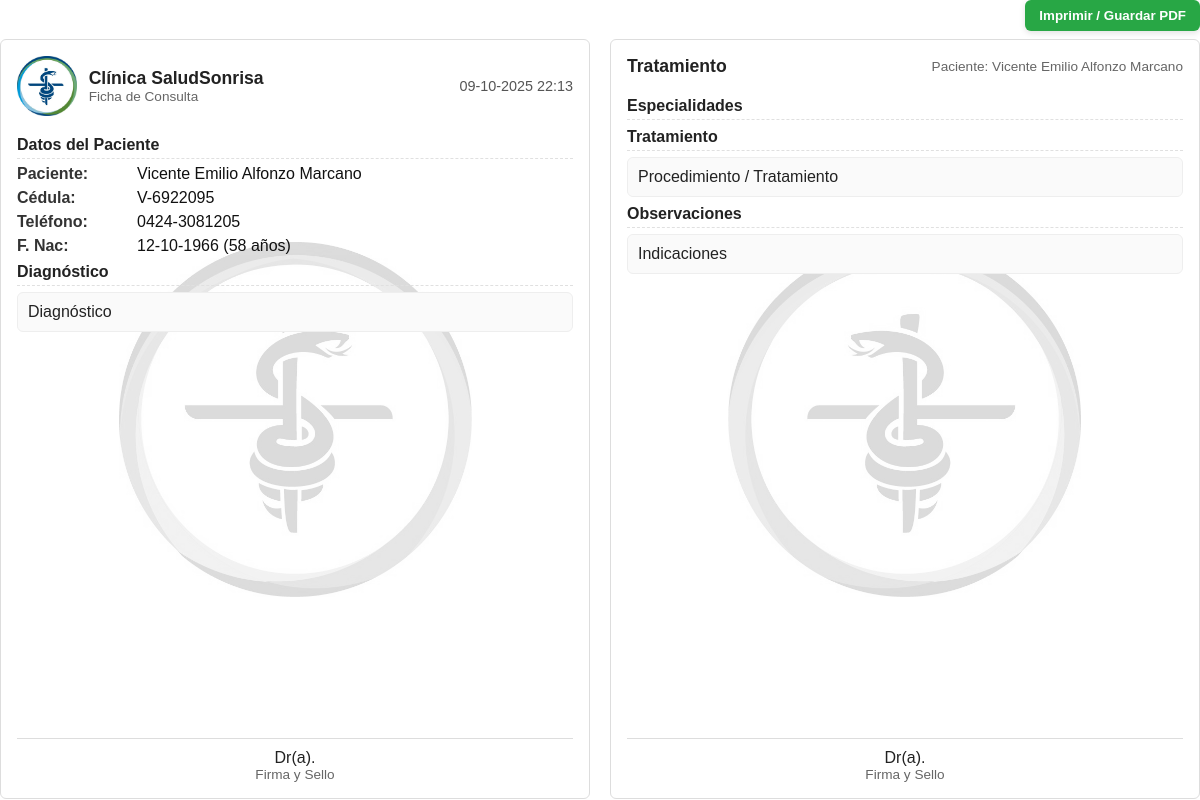
The app's page /formatos/recipe.php?id=23 (signed in) with its own data.
### tables this page shows
CREATE TABLE `consultas`  (
  `id` int NOT NULL AUTO_INCREMENT,
  `paciente_id` int NOT NULL,
  `especialista_id` int NOT NULL,
  `fecha_consulta` datetime NULL DEFAULT NULL,
  `diagnostico` text NULL,
  `tratamiento` text NULL,
  `observaciones` text NULL,
  `proceso_id` int NULL DEFAULT NULL,
  `duracion_min` int NULL DEFAULT NULL,
  `costo_estimado` decimal(10, 2) NULL DEFAULT NULL,
  PRIMARY KEY (`id`) USING BTREE,
  INDEX `paciente_id`(`paciente_id`) USING BTREE,
  INDEX `especialista_id`(`especialista_id`) USING BTREE,
  INDEX `idx_consulta_proceso`(`proceso_id`) USING BTREE
);

CREATE TABLE `pacientes`  (
  `id` int NOT NULL AUTO_INCREMENT,
  `cedula` varchar(20) NOT NULL,
  `nombres` varchar(100) NOT NULL,
  `apellidos` varchar(100) NOT NULL,
  `fecha_nacimiento` date NOT NULL,
  `genero` varchar(20) NULL DEFAULT NULL,
  `telefono` varchar(20) NULL DEFAULT NULL,
  `direccion` text NULL,
  `email` varchar(35) NULL DEFAULT NULL,
  `foto_url` varchar(255) NULL DEFAULT NULL,
  `fecha_registro` timestamp NOT NULL DEFAULT CURRENT_TIMESTAMP,
  `empresa_id` int NULL DEFAULT NULL,
  `somos` tinyint(1) NULL DEFAULT NULL,
  PRIMARY KEY (`id`) USING BTREE
);

### formatos/recipe.php (the view, shortened to what this page needs)
<?php
require_once __DIR__ . '/../api/conexion.php';
$id = isset($_GET['id']) ? intval($_GET['id']) : 0;
$stmt = $pdo->prepare("SELECT c.*, p.nombres AS p_nombres, p.apellidos AS p_apellidos, p.cedula AS p_cedula, p.telefono AS p_telefono, p.direccion AS p_direccion, p.fecha_nacimiento AS p_fecha_nac, u.nombre_completo AS esp_nombre, u.cedula AS esp_cedula, u.telefono AS esp_telefono FROM consultas c LEFT JOIN pacientes p ON c.paciente_id = p.id LEFT JOIN especialistas e ON c.especialista_id = e.id LEFT JOIN usuarios u ON e.usuario_id = u.id WHERE c.id = ? LIMIT 1");
$stmt->execute([$id]);
$consulta = $stmt->fetch(PDO::FETCH_ASSOC);
$fecha_consulta = date('d-m-Y H:i', strtotime($consulta['fecha_consulta']));
$paciente_nombre = $consulta['p_nombres'] . ' ' . $consulta['p_apellidos'];
$medico_nombre = $consulta['esp_nombre'] ?? '';
function formato_fecha_dmy($raw)
{
    if (preg_match('/^(\d{4})-(\d{2})-(\d{2})/', $raw, $m)) return $m[3] . '-' . $m[2] . '-' . $m[1];
    return $raw;
}
function formato_cedula($raw)
{
    if (!$raw) return '';
    $raw = trim($raw);
    if (preg_match('/(\d{6,})/', $raw, $m2)) {
        return 'V-' . $m2[1];
    }
    return 'V-' . preg_replace('/[^0-9]/', '', $raw);
}
function formato_telefono($raw)
{
    if (!$raw) return '';
    $digits = preg_replace('/[^0-9]/', '', $raw);
    $first = substr($digits, 0, 4);
    $rest = substr($digits, 4);
    return $first . '-' . $rest;
}
$p_fecha_nac_fmt = formato_fecha_dmy($consulta['p_fecha_nac'] ?? '');
$p_cedula_fmt = formato_cedula($consulta['p_cedula'] ?? '');
$p_telefono_fmt = formato_telefono($consulta['p_telefono'] ?? '');
function calcular_edad($raw)
{
    $date = false;
    if (preg_match('/^(\d{4})-(\d{2})-(\d{2})/', $raw)) {
        $date = DateTime::createFromFormat('Y-m-d', substr($raw, 0, 10));
    }
    $now = new DateTime();
    $diff = $now->diff($date);
    return $diff->y;
}
$p_edad = calcular_edad($consulta['p_fecha_nac'] ?? '');
?>
<!doctype html>
<html lang="es">
<head>
</head>
<body>
    <div class="no-print" style="text-align:right; margin-bottom:8px;"><button class="print-btn" onclick="window.print()" aria-label="Imprimir ficha">Imprimir / Guardar PDF</button></div>
    <div class="container">
        <div class="col left">
            <div class="header">
                <div class="logo">
                    <img src="../logo.png" alt="Logo Clinica">
                    <div>
                        <div class="clinic">Clínica SaludSonrisa</div>
                        <div class="small">Ficha de Consulta</div>
                    </div>
                </div>
                <div class="meta">
                    <div><?php echo $fecha_consulta; ?></div>
                </div>
            </div>
            <div class="col-body">
                <div class="section-title">Datos del Paciente</div>
                <div class="field"><span class="label">Paciente:</span><span class="value"><?php echo htmlspecialchars($paciente_nombre); ?></span></div>
                <div class="field"><span class="label">Cédula:</span><span class="value"><?php echo htmlspecialchars($p_cedula_fmt); ?></span></div>
                <div class="field"><span class="label">Teléfono:</span><span class="value"><?php echo htmlspecialchars($p_telefono_fmt); ?></span></div>
                <div class="field"><span class="label">F. Nac:</span><span class="value"><?php echo htmlspecialchars($p_fecha_nac_fmt); ?><?php if ($p_edad !== '') {
                                                                                                                                                echo ' (' . intval($p_edad) . ' años)';
                                                                                                                                            } ?></span></div>
                <div class="section-title">Diagnóstico</div>
                <div class="prescription"><?php echo nl2br(htmlspecialchars($consulta['diagnostico'])); ?></div>
            </div>
            <div class="signature" style="margin-top:12px; text-align:center;">
                <div style="border-top:1px solid #ddd; padding-top:10px;">Dr(a). <?php echo htmlspecialchars($medico_nombre); ?></div>
                <div class="small">Firma y Sello</div>
            </div>
        </div>
        <div class="col right">
            <div class="header">
                <div class="clinic">Tratamiento</div>
                <div class="small">Paciente: <?php echo htmlspecialchars($paciente_nombre); ?></div>
            </div>
            <div class="col-body">
                <div class="section-title">Especialidades</div>
                <div class="section-title">Tratamiento</div>
                <div class="prescription"><?php echo nl2br(htmlspecialchars($consulta['tratamiento'])); ?></div>
                <div class="section-title">Observaciones</div>
                <div class="prescription"><?php echo nl2br(htmlspecialchars($consulta['observaciones'])); ?></div>
            </div>
            <div class="signature" style="margin-top:12px; text-align:center;">
                <div style="border-top:1px solid #ddd; padding-top:10px;">Dr(a). <?php echo htmlspecialchars($medico_nombre); ?></div>
                <div class="small">Firma y Sello</div>
            </div>
        </div>
    </div>
</body>
</html>

### formatos/recipe.php (style rules this page uses)
* { box-sizing: border-box; }
html, body { height: 100%; margin: 0; padding: 0; }
body { font-family: Arial, Helvetica, sans-serif; color: #222; background: #fff; }
.container { display: flex; gap: 20px; height: calc(100vh - 40px); align-items: stretch; position: relative; z-index: 2; }
.col { flex: 1; border: 1px solid #ddd; padding: 16px; border-radius: 6px; background: #fff; display: flex; flex-direction: column; position: relative; overflow: hidden; }
.col::before { content: ""; position: absolute; top: 50%; left: 50%; transform: translate(-50%, -50%); background-repeat: no-repeat; background-position: center center; background-size: 60%; width: 100%; height: 100%; opacity: 0.18; pointer-events: none; z-index: 0; filter: grayscale(1); }
.col.left::before { background-image: url('../logo.png'); background-position: center center; }
.col.right::before { background-image: url('../logo.png'); background-position: center center; transform: translate(-50%, -50%) scaleX(-1); }
.col>* { position: relative; z-index: 1; }
.col .col-body { flex: 1 1 auto; overflow: hidden; padding-bottom: 100px; }
.header { display: flex; justify-content: space-between; align-items: center; margin-bottom: 12px; }
.logo { display: flex; align-items: center; gap: 12px; }
.logo img { height: 60px; width: auto; }
.clinic { font-weight: 700; font-size: 1.1rem; }
.meta { text-align: right; font-size: 0.9rem; color: #555; }
.section-title { font-weight: 700; margin-top: 8px; margin-bottom: 6px; border-bottom: 1px dashed #e0e0e0; padding-bottom: 4px; }
.field { margin-bottom: 6px; }
.label { font-weight: 600; color: #333; display: inline-block; width: 120px; }
.value { color: #111; }
.prescription { white-space: pre-wrap; background: #fafafa; padding: 10px; border-radius: 6px; border: 1px solid #eee; max-height: 100%; overflow: auto; }
.print-btn { background: #28a745; color: #fff; border: none; padding: 8px 14px; border-radius: 6px; cursor: pointer; font-weight: 600; box-shadow: 0 2px 6px rgba(0, 0, 0, 0.12); }
.small { font-size: 0.85rem; color: #666; }

### records on screen
consultas: fecha_consulta "09-10-2025 22:13", paciente.apellidos "Vicente Emilio Alfonzo Marcano", paciente.cedula "V-6922095", paciente.telefono "0424-3081205", paciente.fecha_nacimiento "12-10-1966", paciente.fecha_nacimiento "58", diagnostico "Diagnóstico", tratamiento "Procedimiento / Tratamiento", observaciones "Indicaciones"
